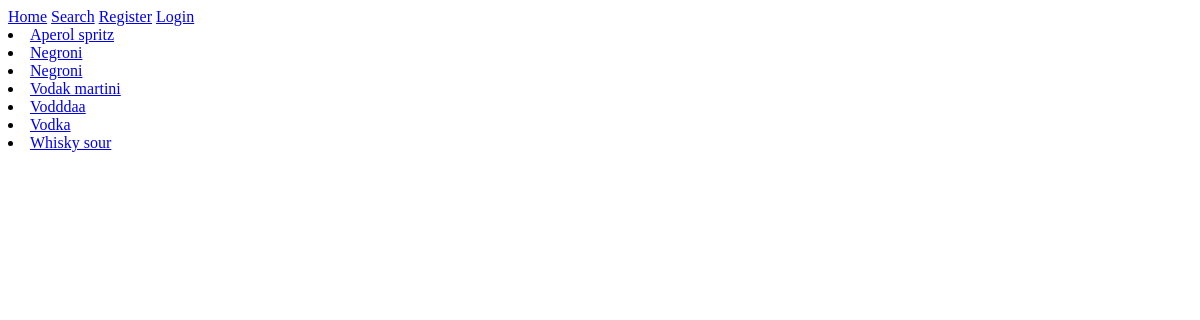
/v1/drinks/all, run on an earlier commit of the app's database.
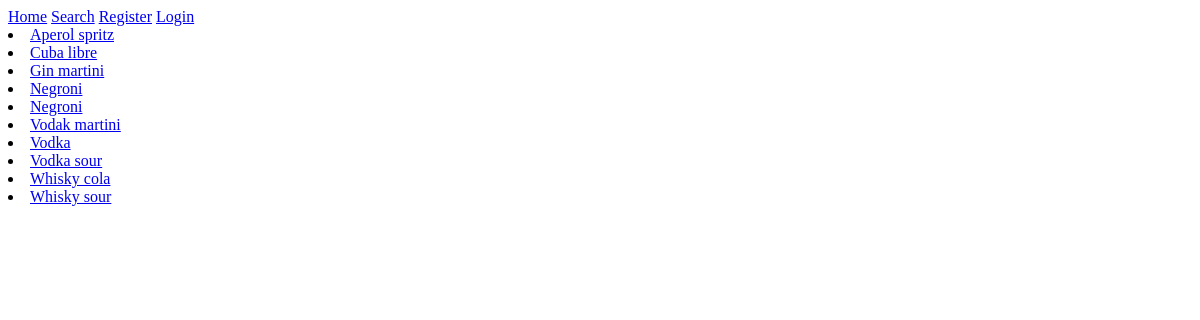
And on a later commit of the database.
### app/models.py (models this page shows)
class Drink(db.Model):
    drink_id = db.Column(db.Integer, primary_key=True)
    author = db.Column(db.Integer, db.ForeignKey(RegularUser.user_id),
                       nullable=False)
    name = db.Column(db.String(35), nullable=False)
    category = db.Column(db.String(35), nullable=False)
    technique = db.Column(db.String(20), nullable=True)
    description = db.Column(db.String(250), nullable=True)
    preparation = db.Column(db.String(250), nullable=False)
    ingredients = db.Column(db.String(250), nullable=False)

### app/blueprints/drink_bp.py (the view)
@drink_bp.route('/v1/drinks/<category>', methods=['GET', 'POST'])
def display_category(category):
    print(category)
    if category == 'all':
        drinks = DrinkInteractors().get_drinks()
    else:
        drinks = DrinkInteractors().search_by_category(category)
    return render_template('search_results.html', title=category.upper(),
                           drinks=drinks)

### app/interactors/drink_interactors.py (called while the page is built)
    def get_drinks(self):
        drinks = Drink.query.order_by(Drink.name).all()
        return drinks

### app/templates/search_results.html (shortened to what this page needs)
{% extends 'base.html' %}
{% block content %}
    {% with drinks=drinks %}
        {% if drinks %}
            {% for d in drinks %}
                <li>
                    <a href="/v1/drink/{{ d.drink_id }}">{{ d.name }}</a>
                </li>
            {% endfor %}
        {% else %}
            There are no drinks with this name.
        {% endif %}
    {% endwith %}
{% endblock content %}

### app/templates/base.html (shortened to what this page needs)
<!DOCTYPE html>
<html lang="en">
<head>
</head>
<body>
<div class="topnav">
    <a class="active" href="/">Home</a>
    <a href="/v1/search">Search</a>
    {% if current_user.is_anonymous %}
        <a href="/v1/register">Register</a>
        <a href="/v1/login">Login</a>
    {% else %}
        <a href="/v1/add_drink">Add drink</a>
        <a href="/v1/profile">Profile</a>
        <a href="/v1/logout">Logout</a>
    {% endif %}
</div>
{% block content %}
{% endblock content %}
</body>
</html>

What changed in the data, as far as the page shows it:
removed Drink: name "Vodddaa"
added Drink: name "Cuba libre"
added Drink: name "Gin martini"
added Drink: name "Vodka sour"
added Drink: name "Whisky cola"
